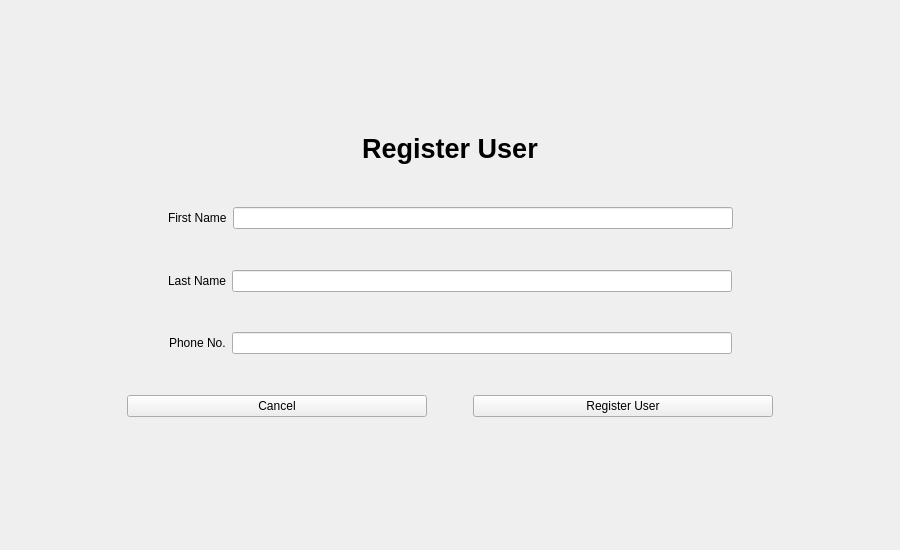
<?xml version="1.0" encoding="UTF-8"?>
<ui version="4.0">
 <class>Form</class>
 <widget class="QWidget" name="Form">
  <property name="geometry">
   <rect>
    <x>0</x>
    <y>0</y>
    <width>900</width>
    <height>550</height>
   </rect>
  </property>
  <property name="windowTitle">
   <string>Form</string>
  </property>
  <layout class="QVBoxLayout" name="verticalLayout">
   <item>
    <spacer name="verticalSpacer">
     <property name="orientation">
      <enum>Qt::Vertical</enum>
     </property>
     <property name="sizeHint" stdset="0">
      <size>
       <width>20</width>
       <height>38</height>
      </size>
     </property>
    </spacer>
   </item>
   <item>
    <layout class="QHBoxLayout" name="horizontalLayout_5">
     <item>
      <spacer name="horizontalSpacer_10">
       <property name="orientation">
        <enum>Qt::Horizontal</enum>
       </property>
       <property name="sizeHint" stdset="0">
        <size>
         <width>40</width>
         <height>20</height>
        </size>
       </property>
      </spacer>
     </item>
     <item>
      <widget class="QLabel" name="label">
       <property name="font">
        <font>
         <pointsize>20</pointsize>
         <weight>75</weight>
         <bold>true</bold>
        </font>
       </property>
       <property name="text">
        <string>Register User</string>
       </property>
       <property name="alignment">
        <set>Qt::AlignCenter</set>
       </property>
      </widget>
     </item>
     <item>
      <spacer name="horizontalSpacer_11">
       <property name="orientation">
        <enum>Qt::Horizontal</enum>
       </property>
       <property name="sizeHint" stdset="0">
        <size>
         <width>40</width>
         <height>20</height>
        </size>
       </property>
      </spacer>
     </item>
    </layout>
   </item>
   <item>
    <spacer name="verticalSpacer_2">
     <property name="orientation">
      <enum>Qt::Vertical</enum>
     </property>
     <property name="sizeType">
      <enum>QSizePolicy::Maximum</enum>
     </property>
     <property name="sizeHint" stdset="0">
      <size>
       <width>20</width>
       <height>37</height>
      </size>
     </property>
    </spacer>
   </item>
   <item>
    <layout class="QHBoxLayout" name="horizontalLayout_4">
     <item>
      <spacer name="horizontalSpacer_8">
       <property name="orientation">
        <enum>Qt::Horizontal</enum>
       </property>
       <property name="sizeHint" stdset="0">
        <size>
         <width>40</width>
         <height>20</height>
        </size>
       </property>
      </spacer>
     </item>
     <item>
      <widget class="QLabel" name="label_2">
       <property name="text">
        <string>First Name</string>
       </property>
      </widget>
     </item>
     <item>
      <widget class="QLineEdit" name="firstname">
       <property name="sizePolicy">
        <sizepolicy hsizetype="Minimum" vsizetype="Fixed">
         <horstretch>0</horstretch>
         <verstretch>0</verstretch>
        </sizepolicy>
       </property>
       <property name="minimumSize">
        <size>
         <width>500</width>
         <height>0</height>
        </size>
       </property>
      </widget>
     </item>
     <item>
      <spacer name="horizontalSpacer_9">
       <property name="orientation">
        <enum>Qt::Horizontal</enum>
       </property>
       <property name="sizeHint" stdset="0">
        <size>
         <width>40</width>
         <height>20</height>
        </size>
       </property>
      </spacer>
     </item>
    </layout>
   </item>
   <item>
    <spacer name="verticalSpacer_3">
     <property name="orientation">
      <enum>Qt::Vertical</enum>
     </property>
     <property name="sizeType">
      <enum>QSizePolicy::Maximum</enum>
     </property>
     <property name="sizeHint" stdset="0">
      <size>
       <width>20</width>
       <height>35</height>
      </size>
     </property>
    </spacer>
   </item>
   <item>
    <layout class="QHBoxLayout" name="horizontalLayout_3">
     <item>
      <spacer name="horizontalSpacer_6">
       <property name="orientation">
        <enum>Qt::Horizontal</enum>
       </property>
       <property name="sizeHint" stdset="0">
        <size>
         <width>40</width>
         <height>20</height>
        </size>
       </property>
      </spacer>
     </item>
     <item>
      <widget class="QLabel" name="label_3">
       <property name="text">
        <string>Last Name</string>
       </property>
      </widget>
     </item>
     <item>
      <widget class="QLineEdit" name="lastname">
       <property name="sizePolicy">
        <sizepolicy hsizetype="Minimum" vsizetype="Fixed">
         <horstretch>0</horstretch>
         <verstretch>0</verstretch>
        </sizepolicy>
       </property>
       <property name="minimumSize">
        <size>
         <width>500</width>
         <height>0</height>
        </size>
       </property>
      </widget>
     </item>
     <item>
      <spacer name="horizontalSpacer_7">
       <property name="orientation">
        <enum>Qt::Horizontal</enum>
       </property>
       <property name="sizeHint" stdset="0">
        <size>
         <width>40</width>
         <height>20</height>
        </size>
       </property>
      </spacer>
     </item>
    </layout>
   </item>
   <item>
    <spacer name="verticalSpacer_4">
     <property name="orientation">
      <enum>Qt::Vertical</enum>
     </property>
     <property name="sizeType">
      <enum>QSizePolicy::Maximum</enum>
     </property>
     <property name="sizeHint" stdset="0">
      <size>
       <width>20</width>
       <height>34</height>
      </size>
     </property>
    </spacer>
   </item>
   <item>
    <layout class="QHBoxLayout" name="horizontalLayout_2">
     <item>
      <spacer name="horizontalSpacer_4">
       <property name="orientation">
        <enum>Qt::Horizontal</enum>
       </property>
       <property name="sizeHint" stdset="0">
        <size>
         <width>40</width>
         <height>20</height>
        </size>
       </property>
      </spacer>
     </item>
     <item>
      <widget class="QLabel" name="label_4">
       <property name="text">
        <string>Phone No.</string>
       </property>
      </widget>
     </item>
     <item>
      <widget class="QLineEdit" name="phone">
       <property name="sizePolicy">
        <sizepolicy hsizetype="Minimum" vsizetype="Fixed">
         <horstretch>0</horstretch>
         <verstretch>0</verstretch>
        </sizepolicy>
       </property>
       <property name="minimumSize">
        <size>
         <width>500</width>
         <height>0</height>
        </size>
       </property>
      </widget>
     </item>
     <item>
      <spacer name="horizontalSpacer_5">
       <property name="orientation">
        <enum>Qt::Horizontal</enum>
       </property>
       <property name="sizeHint" stdset="0">
        <size>
         <width>40</width>
         <height>20</height>
        </size>
       </property>
      </spacer>
     </item>
    </layout>
   </item>
   <item>
    <spacer name="verticalSpacer_5">
     <property name="orientation">
      <enum>Qt::Vertical</enum>
     </property>
     <property name="sizeType">
      <enum>QSizePolicy::Maximum</enum>
     </property>
     <property name="sizeHint" stdset="0">
      <size>
       <width>20</width>
       <height>35</height>
      </size>
     </property>
    </spacer>
   </item>
   <item>
    <layout class="QHBoxLayout" name="horizontalLayout">
     <item>
      <spacer name="horizontalSpacer">
       <property name="orientation">
        <enum>Qt::Horizontal</enum>
       </property>
       <property name="sizeHint" stdset="0">
        <size>
         <width>40</width>
         <height>20</height>
        </size>
       </property>
      </spacer>
     </item>
     <item>
      <widget class="QPushButton" name="cancel">
       <property name="minimumSize">
        <size>
         <width>300</width>
         <height>0</height>
        </size>
       </property>
       <property name="text">
        <string>Cancel</string>
       </property>
      </widget>
     </item>
     <item>
      <spacer name="horizontalSpacer_2">
       <property name="orientation">
        <enum>Qt::Horizontal</enum>
       </property>
       <property name="sizeType">
        <enum>QSizePolicy::Maximum</enum>
       </property>
       <property name="sizeHint" stdset="0">
        <size>
         <width>40</width>
         <height>20</height>
        </size>
       </property>
      </spacer>
     </item>
     <item>
      <widget class="QPushButton" name="register">
       <property name="minimumSize">
        <size>
         <width>300</width>
         <height>0</height>
        </size>
       </property>
       <property name="text">
        <string>Register User</string>
       </property>
      </widget>
     </item>
     <item>
      <spacer name="horizontalSpacer_3">
       <property name="orientation">
        <enum>Qt::Horizontal</enum>
       </property>
       <property name="sizeHint" stdset="0">
        <size>
         <width>40</width>
         <height>20</height>
        </size>
       </property>
      </spacer>
     </item>
    </layout>
   </item>
   <item>
    <spacer name="verticalSpacer_6">
     <property name="orientation">
      <enum>Qt::Vertical</enum>
     </property>
     <property name="sizeHint" stdset="0">
      <size>
       <width>20</width>
       <height>38</height>
      </size>
     </property>
    </spacer>
   </item>
  </layout>
 </widget>
 <resources/>
 <connections/>
</ui>
